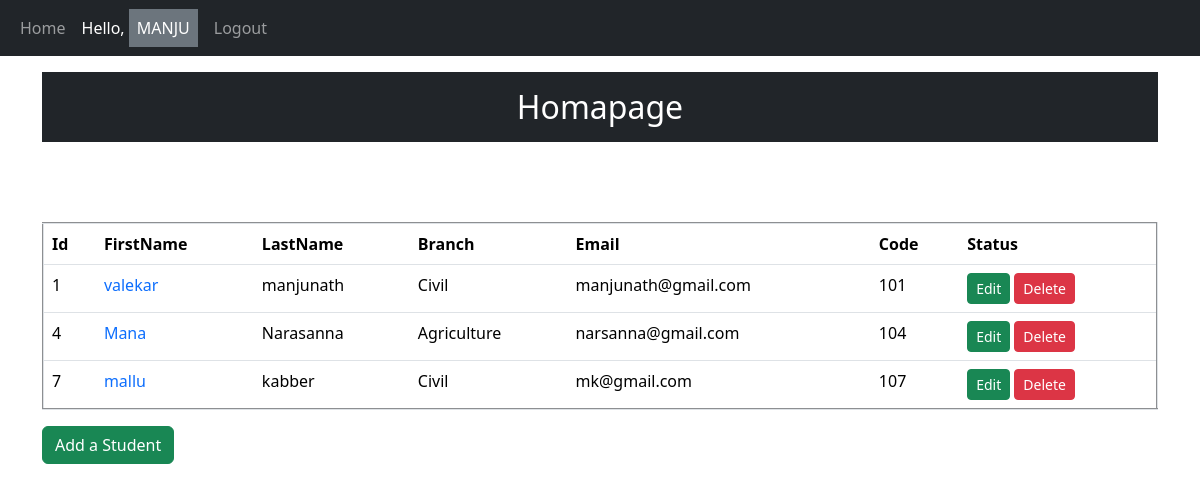
The app's page / (signed in) with its own data.
### app/models.py (models this page shows, shortened)
class Student(models.Model):
    first_name = models.CharField(max_length=100)
    last_name = models.CharField(max_length=100)
    branch = models.CharField(max_length=50)
    email = models.EmailField()
    college_code = models.IntegerField()

### app/views.py (the view)
# urls.py: path('',views.homepage,name='home'),
def homepage(request):
    get_data = Student.objects.all()
    context = {
        'data':get_data
    }
    return render(request,'homepage.html',context)

### app/templates/homepage.html (shortened to what this page needs)
{% extends 'base.html' %}
{% block content %}
                    <div class="container">
                        <h2 class="text-center bg-dark p-3 mt-3 text-white">Homapage</h2>
                    </div>
                    <br><br>
                    <div class="container"><br>
                        {% if user.is_authenticated %}
                        <table class="table" border="2">
                            <thead>
                                <tr>
                                    <th>Id</th>
                                    <th>FirstName</th>
                                    <th>LastName</th>
                                    <th>Branch</th>
                                    <th>Email</th>
                                    <th>Code</th>
                                    <th>Status</th>
                                </tr>
                            </thead>
                            <tbody>
                                {% for i in data %}
                                <tr>
                                    <td>{{ i.id }}</td>
                                    <td><a href="{% url 'details' id=i.id %}" style="text-decoration: none;">{{ i.first_name }}</a></td>
                                    <td>{{ i.last_name }}</td>
                                    <td>{{ i.branch }}</td>
                                    <td>{{ i.email }}</td>
                                    <td>{{ i.college_code }}</td>
                                    <td>
                                        <a href="{% url 'update' id=i.id %}" class="btn btn-sm btn-success">Edit</a>
                                        <a href="{% url 'delete' id=i.id %}" class="btn btn-sm btn-danger">Delete</a>
                                    </td>
                                </tr>
                                {% endfor %}
                            </tbody>
                        </table>
                        <a href="{% url 'create' %}" class="btn btn-success text-center">Add a Student</a>
                        {% else %}
                            <div class="alert alert-danger" role="alert">
                                <h4>You're not authorized this</h4>
                            </div>
                              {% endif %}
                    </div>
{% endblock %}

### app/templates/base.html (shortened to what this page needs)
<!DOCTYPE html>
{% load static %}
<html lang="en">
<head>
    <link href="https://cdn.jsdelivr.net/npm/bootstrap@5.3.3/dist/css/bootstrap.min.css" rel="stylesheet">
</head>
<body>
            <nav class="navbar navbar-expand-sm bg-dark navbar-dark">
                <div class="container-fluid">
                  <div class="collapse navbar-collapse" id="collapsibleNavbar">
                    <ul class="navbar-nav">
                      {% if request.user.is_authenticated %}
                      <li class="nav-item">
                        <a class="nav-link" href="{% url 'home' %}">Home</a>
                      </li>
                      <li class="nav-item">
                        <a href="" class="nav-link active">Hello,
                          <span class="text-uppercase text-white p-2 bg-secondary">{{ request.user.username }}</span>
                        </a>
                      </li>
                      <li class="nav-item">
                        <a class="nav-link" href="{% url 'logout' %}">Logout</a>
                      </li>
                      {% endif %}
                    </ul>
                  </div>
                </div>
              </nav>
               {% block content %}
               {% endblock %}
</body>
</html>

### records on screen
Student: id "1", first_name "valekar", last_name "manjunath", branch "Civil", email "manjunath@gmail.com", college_code "101"
Student: id "4", first_name "Mana", last_name "Narasanna", branch "Agriculture", email "narsanna@gmail.com", college_code "104"
Student: id "7", first_name "mallu", last_name "kabber", branch "Civil", email "mk@gmail.com", college_code "107"

### other values on screen
{{ request.user.username }} "MANJU"
